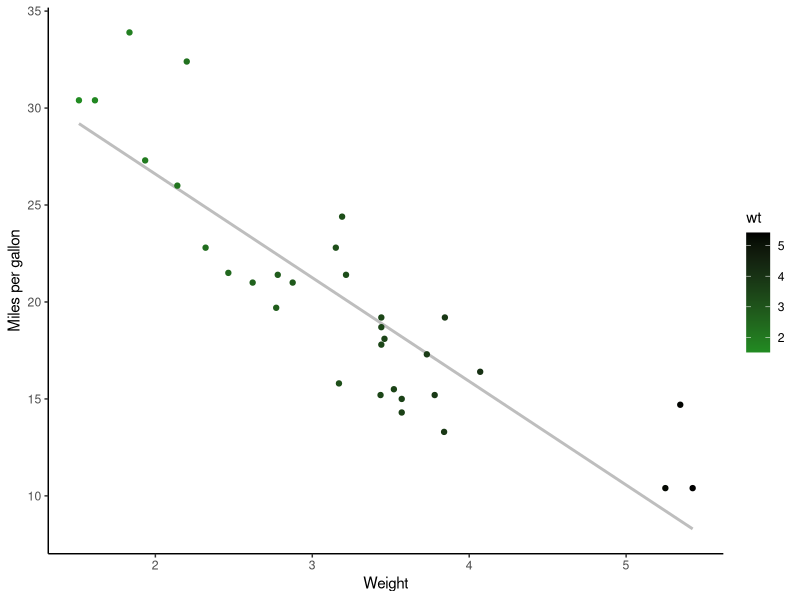
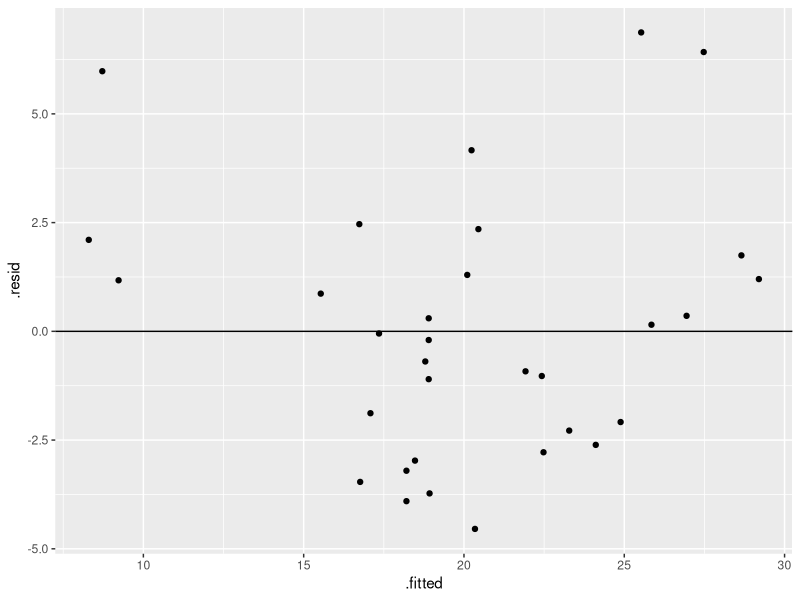

Here is the R script that generated these plots, in order:
## ---- chunk 1
knitr::opts_chunk$set(echo = TRUE)
## ---- chunk 2
#Load packages
library(tidyverse)
library(lme4)
library(multcomp)

#install.packages("emmeans")
library(emmeans)

## ---- chunk 3
data("mtcars")

#The first step is always to visualize your data.

#If you have two continuous variables, you will want a scatter plot
ggplot(mtcars, aes(x = wt, y = mpg)) +    #plotting weight against mpg
  geom_smooth(method = lm, se = FALSE, color = "grey") +
  geom_point(aes(color = wt)) +
  xlab("Weight") + 
  ylab("Miles per gallon") +
  scale_colour_gradient(low = "forestgreen", high = "black") +
  theme_classic()

## ---- chunk 4

#Continious Y and continious X example. Runnig linear model we would call it a regression

lm(mpg ~ wt, data = mtcars)

lm1 <- lm(mpg ~ wt, data = mtcars)

summary(lm1)

## ---- chunk 5
#Correlation analysis- it will be it a cause-and-effect relationship.

cor.test(mtcars$wt, mtcars$mpg)


## ---- chunk 6
#Getting residuals from linear model
model <- lm(mpg~wt, data = mtcars)

ggplot(model, aes(y = .resid, x = .fitted)) +
  geom_point() +
  geom_hline(yintercept = 0)
